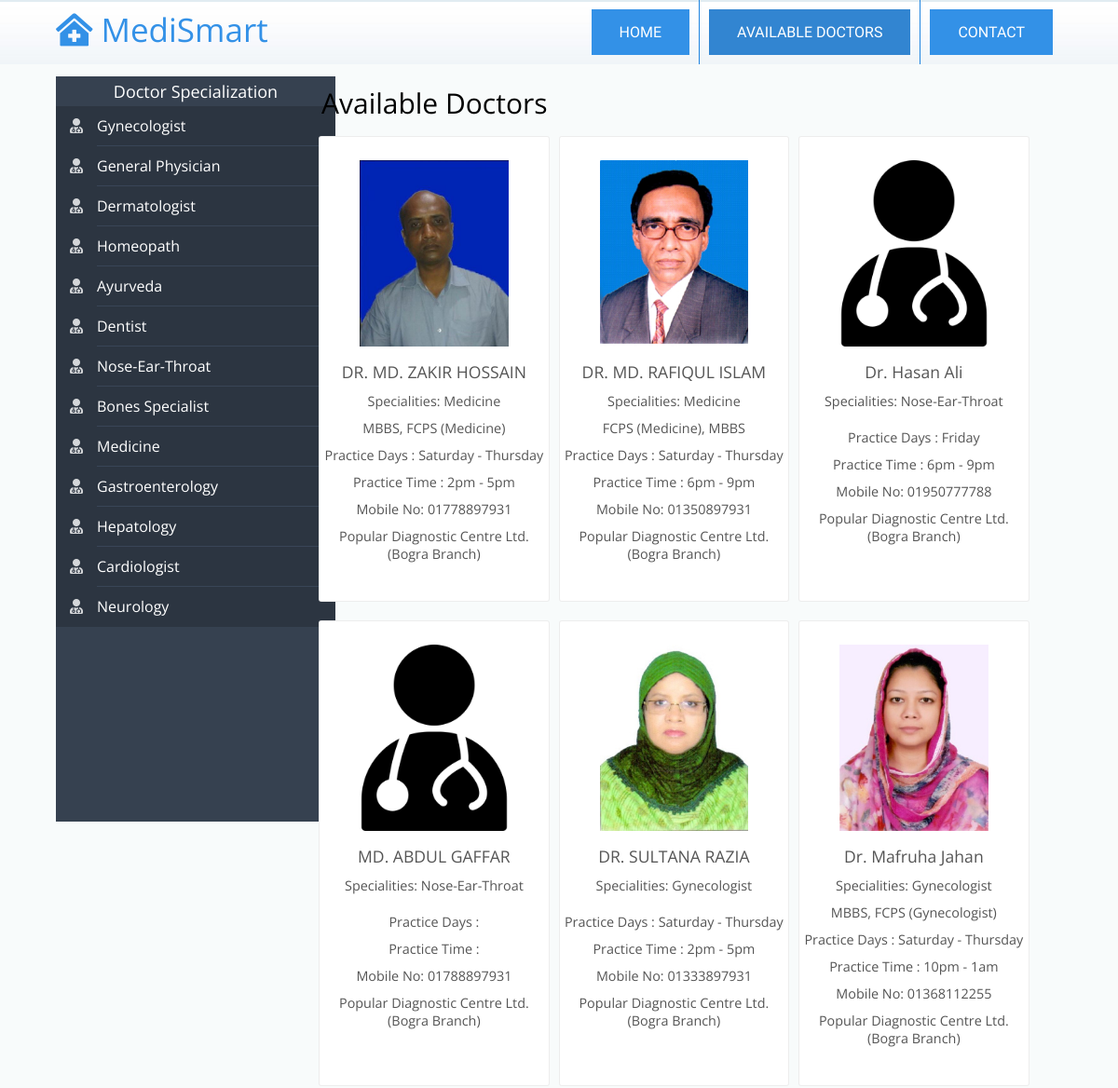
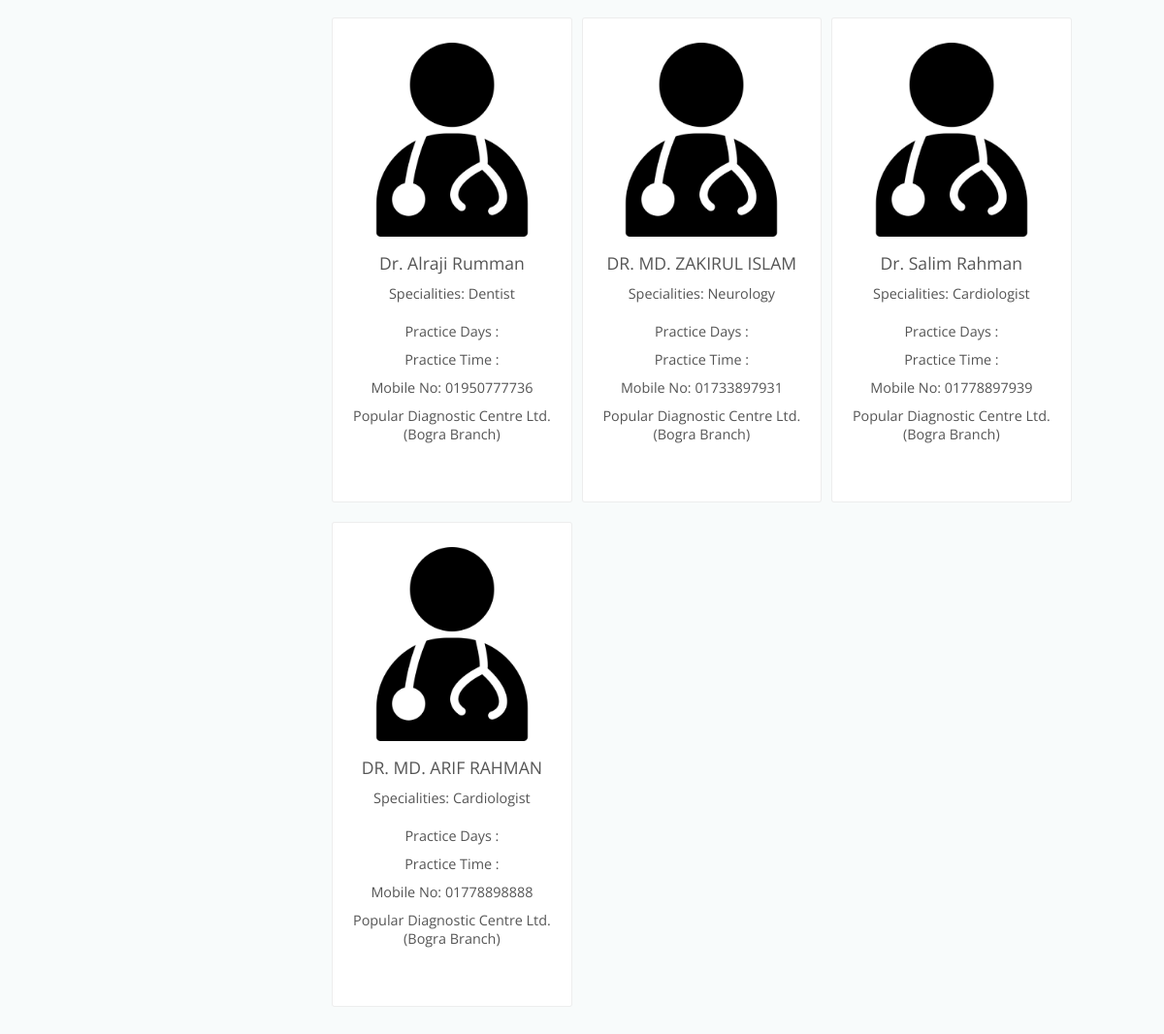
Page /avail-doctor.php on the committed database (2 pictures, top to bottom).
### tables this page shows
CREATE TABLE `doctorspecilization` (
  `id` int(11) NOT NULL,
  `specilization` varchar(255) DEFAULT NULL,
  `creationDate` timestamp NULL DEFAULT current_timestamp(),
  `updationDate` timestamp NULL DEFAULT NULL ON UPDATE current_timestamp()
);

CREATE TABLE `doctors` (
  `id` int(11) NOT NULL,
  `specilization` varchar(255) DEFAULT NULL,
  `doctorName` varchar(255) DEFAULT NULL,
  `profile_pic` varchar(255) NOT NULL,
  `docgender` varchar(10) NOT NULL,
  `docdegree` varchar(255) NOT NULL,
  `address` longtext DEFAULT NULL,
  `docFees` varchar(255) DEFAULT NULL,
  `practicedays` varchar(30) NOT NULL,
  `practicetime` varchar(30) NOT NULL,
  `contactno` varchar(13) DEFAULT NULL,
  `docEmail` varchar(255) DEFAULT NULL,
  `password` varchar(255) DEFAULT NULL,
  `creationDate` timestamp NULL DEFAULT current_timestamp(),
  `updationDate` timestamp NULL DEFAULT NULL ON UPDATE current_timestamp()
);

### avail-doctor.php (the view, shortened to what this page needs)
<?php
    include_once('hms/include/config.php');
    $spec_id = "";
?>
<!DOCTYPE HTML>
<html>
<head>
    <link rel="stylesheet" href="https://cdnjs.cloudflare.com/ajax/libs/font-awesome/5.15.4/css/all.min.css" />
    <link href="css/style.css" rel="stylesheet" type="text/css" media="all" />
    <link rel="stylesheet" href="./css/avail-doc.css">
</head>
<body>
    <div class="header">
        <div class="wrap">
            <div class="logo">
                <a href="index.html" style="font-size: 35px; color: #3391e7;">
                    <i class="fas fa-clinic-medical"></i> MediSmart</a>
            </div>
            <div class="top-nav">
                <ul>
                    <li><a href="index.html">Home</a></li>
                    <li class="active"><a href="avail-doctor.php">Available Doctors</a></li>
                    <li><a href="contact.php">contact</a></li>
                </ul>
            </div>
        </div>
    </div>
    <div class="wrap">
        <div class="contact">
            <div class="section group">
                <div class="col span_cus_1_of_3">
                    <div class="sidebar app-aside" id="sidebar">
                        <div class="sidebar-container perfect-scrollbar">
                            <nav>
                                <div class="navbar-title">
                                    <span>Doctor Specialization</span>
                                </div>
                                <ul class="main-navigation-menu">
                                    <?php
                                        $sql=mysqli_query($con,"select * from doctorSpecilization");
                                        while($row=mysqli_fetch_array($sql)){
									?>
                                    <li>
                                        <a href="avail-doctor.php?spec=<?php echo $row['id'];?>">
                                            <div class="item-content">
                                                <div class="item-media">
                                                    <i class="fas fa-user-md"></i>
                                                </div>
                                                <div class="item-inner">
                                                    <span class="title"> <?php echo $row['specilization'];?> </span>
                                                </div>
                                            </div>
                                        </a>
                                    </li>
                                    <?php
                                        }
                                    ?>
                                </ul>
                            </nav>
                        </div>
                    </div>
                </div>
                <div class="col span_cus_2_of_3">
                    <div class="contact-form">
                        <h2 class="avail__heading">Available Doctors</h2>
                        <div class="Items">
                            <?php
                                $sql="";
                                if($spec_id == ""){
                                    $sql=mysqli_query($con,"SELECT * FROM doctors");
                                }else{
                                    $sql=mysqli_query($con,"SELECT * FROM doctors WHERE specilization = (SELECT specilization FROM doctorspecilization WHERE id = {$spec_id})");
                                }
                                $num=mysqli_num_rows($sql);
                                if($num>0){
                                while($row=mysqli_fetch_array($sql)){
                            ?>
                            <div class="Item">
                                <div class="ImageContainer">
                                    <img src="./hms/admin/profile_pics/<?php echo ($row['profile_pic'] != '') ? $row['profile_pic'] : 'doctor.png'; ?>"
                                        alt="Demo Doctor" class="Image">
                                </div>
                                <div class="Item__title"><?php echo $row['doctorName'];?></div>
                                <div class="Item__specialty">Specialities: <?php echo $row['specilization'];?>
                                </div>
                                <div class="Item__specialty"><?php echo $row['docdegree'];?>
                                </div>
                                <div class="Item__practice">Practice Days : <?php echo $row['practicedays'];?></div>
                                <div class="Item__practice">Practice Time : <?php echo $row['practicetime'];?></div>
                                <div class="Item__practice">Mobile No: <?php echo $row['contactno'];?>
                                </div>
                                <div class="Item__branch"><?php echo $row['address'];?></div>
                            </div>
                            <?php
                                    }
                                }else{
                            ?>
                            <div class="no__doctor">No doctor is available now. </div>
                            <?php
                                }
                            ?>
                        </div>
                    </div>
                </div>
            </div>
        </div>
    </div>
</body>
</html>

### css/style.css (style rules this page uses)
html, body, div, span, applet, object, iframe, h1, h2, h3, h4, h5, h6, p, blockquote, pre, a, abbr, acronym, address, big, cite, code, del, dfn, em, img, ins, kbd, q, s, samp, small, strike, strong, sub, sup, tt, var, b, u, i, dl, dt, dd, ol, nav ul, nav li, fieldset, form, label, legend, table, caption, tbody, tfoot, thead, tr, th, td, article, aside, canvas, details, embed, figure, figcaption, footer, header, hgroup, menu, nav, output, ruby, section, summary, time, mark, audio, video { margin: 0; padding: 0; border: 0; font-size: 100%; font: inherit; vertical-align: baseline; }
article, aside, details, figcaption, figure, footer, header, hgroup, menu, nav, section { display: block; }
ol, ul { list-style: none; margin: 0px; padding: 0px; }
a { text-decoration: none; }
img { max-width: 100%; }
body { background: #f8fbfb; font-family: "Open Sans", Arial, sans-serif !important; }
.wrap { width: 70%; margin: 0 auto; }
.header { background: url(../images/header-bg.png); }
.logo { float: left; margin-top: 8px; }
.top-nav { float: right; }
.top-nav ul li { display: inline-block; float: left; border-left: 1px solid rgb(31, 132, 224); }
.top-nav ul li:first-child { border-left: none; }
.top-nav ul li a { font-family: "Ropa Sans", sans-serif; background: #3391e7; color: #fff; text-transform: uppercase; padding: 15px 30px; margin: 10px; display: block; }
.top-nav li.active > a, .top-nav li > a:hover { background: rgb(50, 133, 209); border-left-color: rgb(50, 133, 209); }
.section { clear: both; padding: 0px; margin: 0px; }
.group:before, .group:after { content: ""; display: table; }
.group:after { clear: both; }
.group { zoom: 1; }
.col { display: block; float: left; }
.col:first-child { margin-left: 0; }
.contact-form { position: relative; padding-bottom: 30px; }
.contact-form div { padding: 5px 0; }
.contact { min-height: 682px; }
@media screen and (max-width: 1366px) { .wrap { width: 90%; } }

### rows in the picture
doctorspecilization: specilization "Gynecologist"
doctorspecilization: specilization "General Physician"
doctorspecilization: specilization "Dermatologist"
doctorspecilization: specilization "Homeopath"
doctorspecilization: specilization "Ayurveda"
doctorspecilization: specilization "Dentist"
doctorspecilization: specilization "Nose-Ear-Throat"
doctorspecilization: specilization "Bones Specialist"
doctorspecilization: specilization "Medicine"
doctorspecilization: specilization "Gastroenterology"
doctorspecilization: specilization "Hepatology"
doctorspecilization: specilization "Cardiologist"
doctorspecilization: specilization "Neurology"
doctors: profile_pic (picture), doctorName "DR. MD. ZAKIR HOSSAIN", specilization "Medicine", docdegree "MBBS, FCPS (Medicine)", practicedays "Saturday - Thursday", practicetime "2pm - 5pm", contactno "01778897931", address "Popular Diagnostic Centre Ltd. (Bogra Branch)"
doctors: profile_pic (picture), doctorName "DR. MD. RAFIQUL ISLAM", specilization "Medicine", docdegree "FCPS (Medicine), MBBS", practicedays "Saturday - Thursday", practicetime "6pm - 9pm", contactno "01350897931", address "Popular Diagnostic Centre Ltd. (Bogra Branch)"
doctors: doctorName "Dr. Hasan Ali", specilization "Nose-Ear-Throat", practicedays "Friday", practicetime "6pm - 9pm", contactno "01950777788", address "Popular Diagnostic Centre Ltd. (Bogra Branch)"
doctors: doctorName "MD. ABDUL GAFFAR", specilization "Nose-Ear-Throat", contactno "01788897931", address "Popular Diagnostic Centre Ltd. (Bogra Branch)"
doctors: profile_pic (picture), doctorName "DR. SULTANA RAZIA", specilization "Gynecologist", practicedays "Saturday - Thursday", practicetime "2pm - 5pm", contactno "01333897931", address "Popular Diagnostic Centre Ltd. (Bogra Branch)"
doctors: profile_pic (picture), doctorName "Dr. Mafruha Jahan", specilization "Gynecologist", docdegree "MBBS, FCPS (Gynecologist)", practicedays "Saturday - Thursday", practicetime "10pm - 1am", contactno "01368112255", address "Popular Diagnostic Centre Ltd. (Bogra Branch)"
doctors: doctorName "Dr. Alraji Rumman", specilization "Dentist", contactno "01950777736", address "Popular Diagnostic Centre Ltd. (Bogra Branch)"
doctors: doctorName "DR. MD. ZAKIRUL ISLAM", specilization "Neurology", contactno "01733897931", address "Popular Diagnostic Centre Ltd. (Bogra Branch)"
doctors: doctorName "Dr. Salim Rahman", specilization "Cardiologist", contactno "01778897939", address "Popular Diagnostic Centre Ltd. (Bogra Branch)"
doctors: doctorName "DR. MD. ARIF RAHMAN", specilization "Cardiologist", contactno "01778898888", address "Popular Diagnostic Centre Ltd. (Bogra Branch)"
